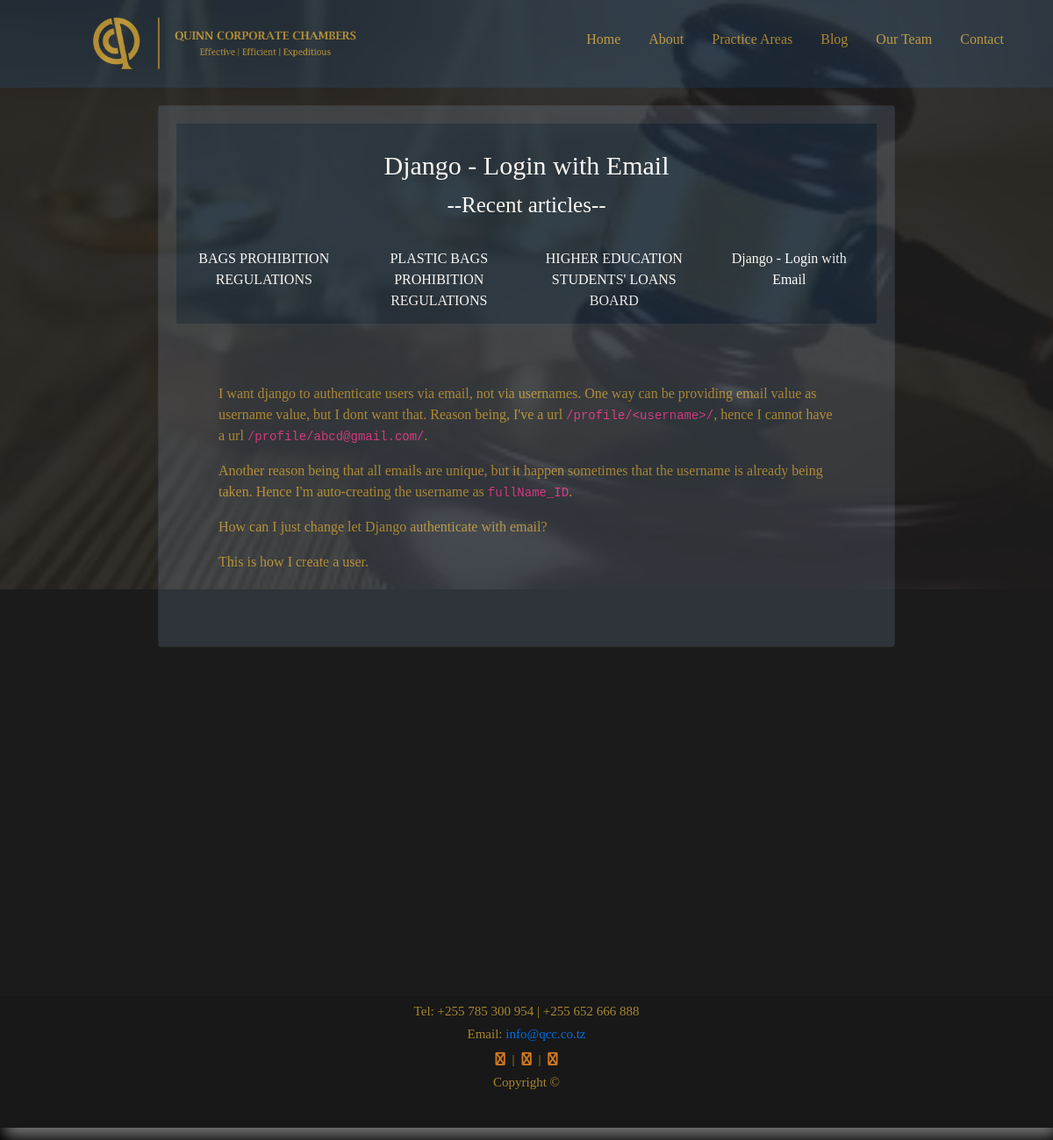
The app's page /blog/django-login-with-email/, older data.
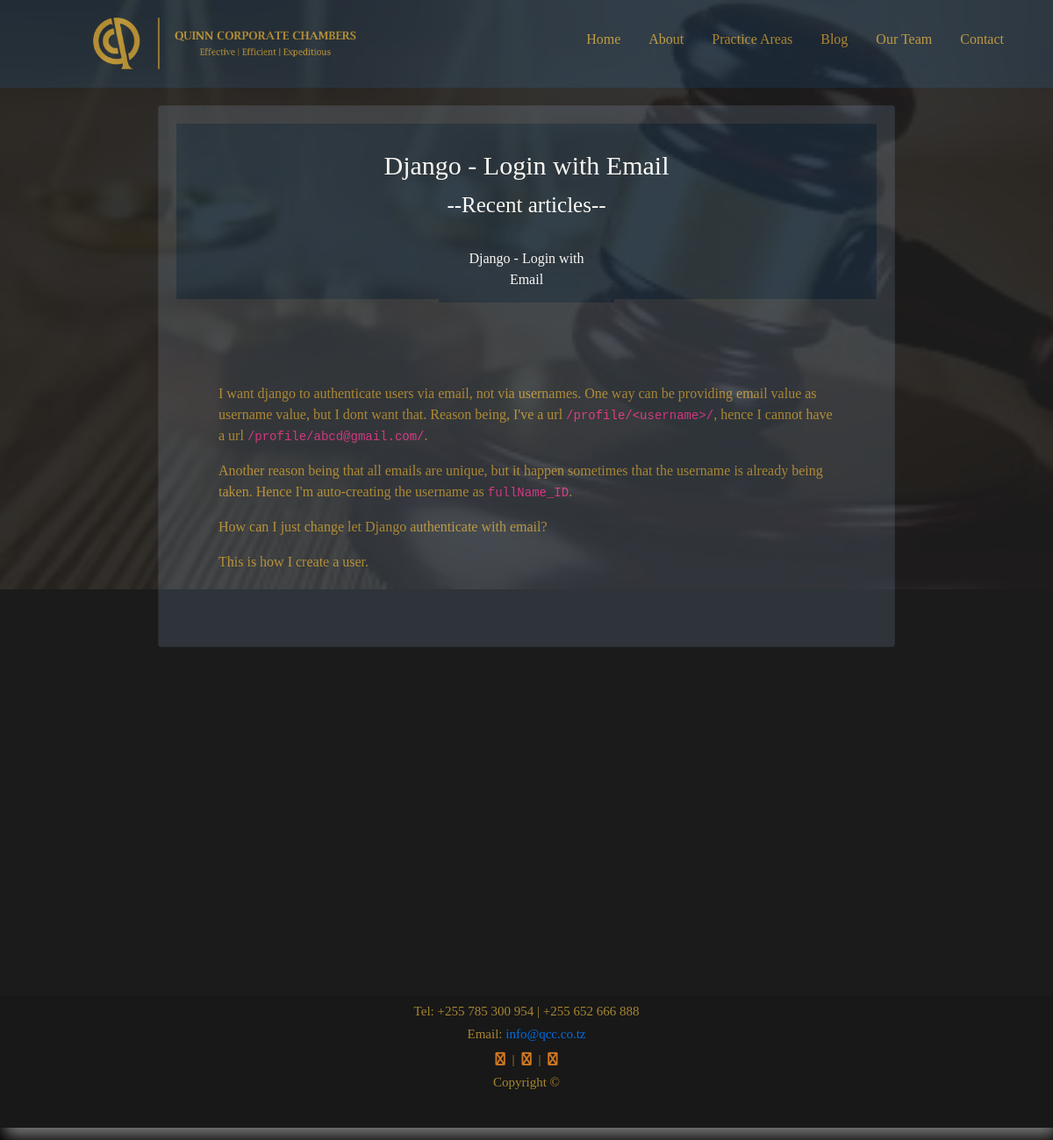
The same page, newer data.
### blog/models.py (models this page shows)
class BlogPost(models.Model):
    title = models.CharField(max_length=120)
    subtitle = models.CharField(max_length=120)
    body = RichTextField(blank=True,null=True ,max_length=5000)
    slug = models.SlugField(blank=True,unique=True)
    date = models.DateTimeField(auto_now_add=True)
    date_added = models.DateTimeField()
    published = models.BooleanField(default=False)
    def  get_absolute_url(self):
        return reverse('blog', kwargs={'slug': self.slug})
    def __str__(self):
        return self.title

### blog/views.py (the view)
# urls.py: path('<slug>/',BlogPostDetailView.as_view(), name ='blog'),
class BlogPostDetailView(DetailView):
    obj_queryset = BlogPost.objects.all()
    template_name ="postDetailPage.html"
    def get_object(self,*args,**kwargs):
        request = self.request
        slug = self.kwargs.get('slug')
        pk = 1
        instance1 = None
        try:
            instance = BlogPost.objects.get(slug=slug)
        except Event.DoesNotExist:
               instance = blogPage.objects.all().first()
               if instance is None:
                    raise Http404("product doesnt exist")
        except:
            raise Http404("OOOPS")
        return instance
    def get_context_data(self,*args,**kwargs):
        context = super(BlogPostDetailView,self).get_context_data(*args,**kwargs)
        context['recents'] = BlogPost.objects.all()[:4]
        print(context)
        return context

### templates/postDetailPage.html (shortened to what this page needs)
{% extends 'base.html' %}
{% load static %}
{% block content %}
<div class="maincontent" style="width: 70%; min-height: 1000px; ">
    <div class="card bg-dark">
        <div class="card-body bg-dark">
            <div style="width: 100%; height: 200px; padding-top: 30px; background-color:#1D2C39;">
                <h6 style="margin-top: 0; text-align: center; font-size: 30px; color:white">{{object.title}}</h6>
                <p style="margin-top: 0; text-align: center; color: white; font-size: 25px !important;"> --Recent articles--</p>
                <div class="d-flex flex-row bd-highlight justify-content-center mb-3 " style="width: 100% !important;">
                    {% for obj in  recents %}
                    <div class="p-2 bd-highlight w-25" style="background-color:#1D2C39"><a href="{{obj.get_absolute_url}}"
                            class="btn btn-link ">{{obj.title}}</a></div>
                    {% endfor %}
                </div>
            </div>
            <div class="card-text p-5 mt-5" style="font-size: 20px !important; position: relative !important;">
                {{object.body | safe}}
            </div>
        </div>
    </div>
</div>
{% endblock content %}

Row changes from the older to the newer data that the page shows:
removed BlogPost: title "BAGS PROHIBITION REGULATIONS"
removed BlogPost: title "PLASTIC BAGS PROHIBITION REGULATIONS"
removed BlogPost: title "HIGHER EDUCATION STUDENTS' LOANS BOARD"
